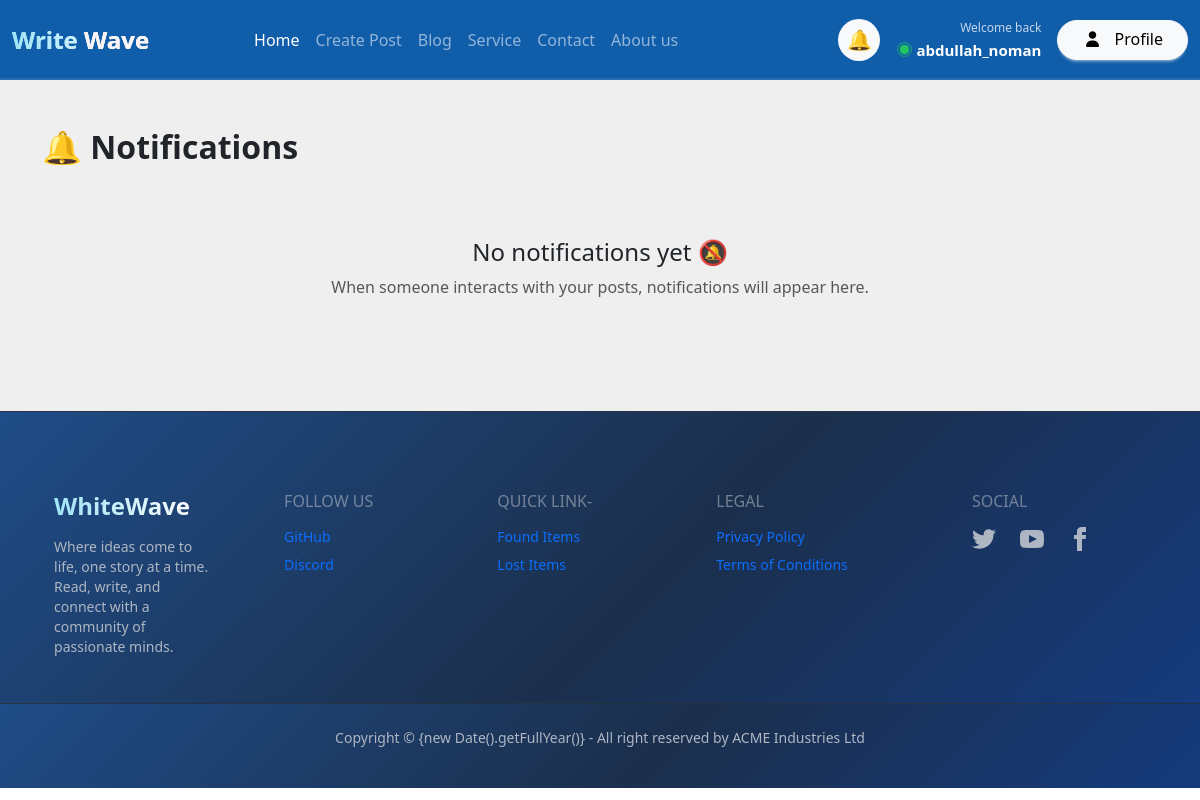
Before: /posts/notifications/ (signed in) with the older database file.
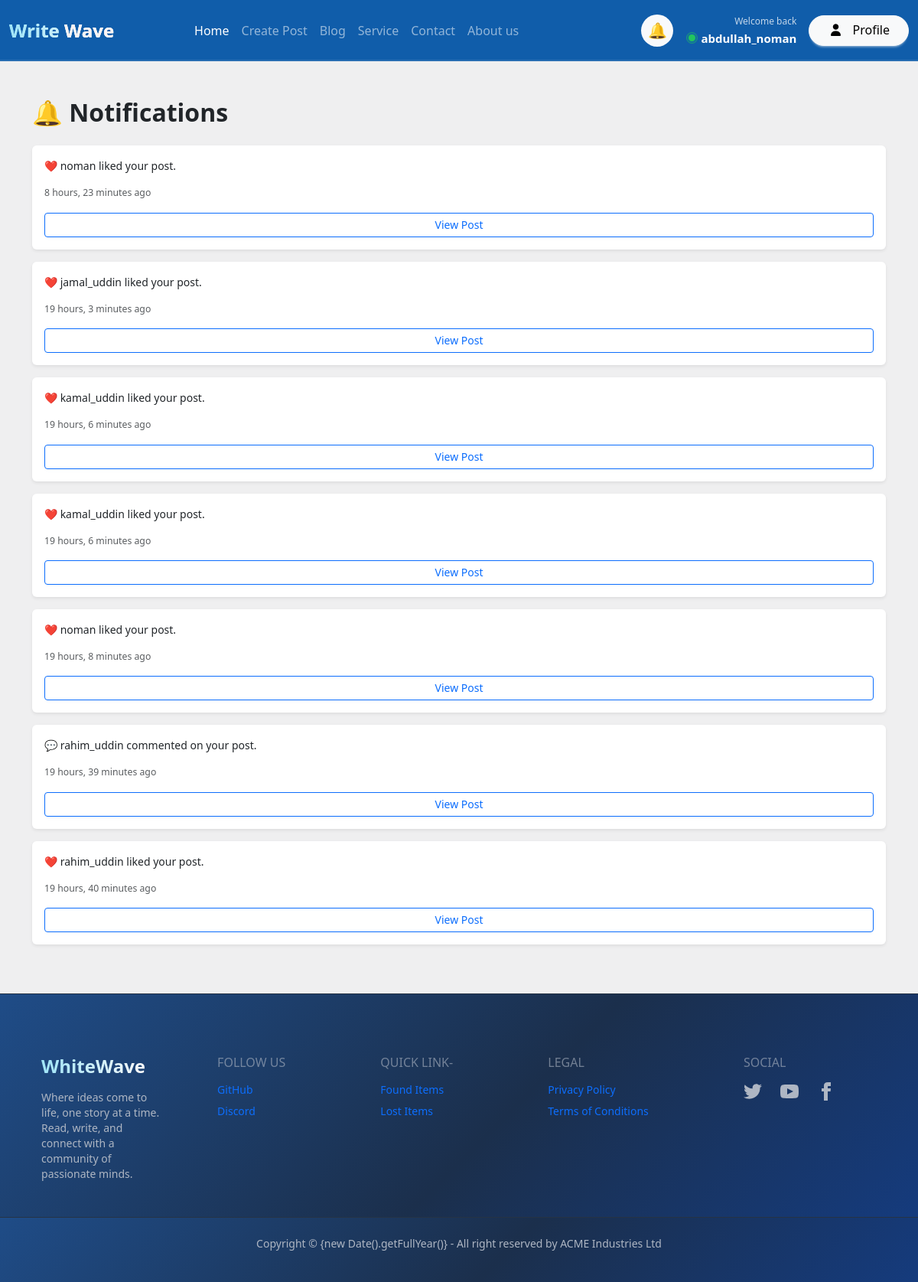
After: the same page with the newer database file.
### posts/models.py (models this page shows, shortened)
class Notification(models.Model):
    NOTIFICATION_TYPES = (
        ("like", "Like"),
        ("comment", "Comment"),
    )
    recipient = models.ForeignKey(
        User,
        on_delete=models.CASCADE,
        related_name="notifications"
    )
    sender = models.ForeignKey(
        User,
        on_delete=models.CASCADE,
        related_name="sent_notifications"
    )
    post = models.ForeignKey(
        Post,
        on_delete=models.CASCADE,
        related_name="notifications"
    )
    notification_type = models.CharField(
        max_length=20,
        choices=NOTIFICATION_TYPES
    )
    message = models.CharField(max_length=255)
    is_read = models.BooleanField(default=False)
    created_at = models.DateTimeField(auto_now_add=True)

### posts/views.py (the view)
# urls.py: path('notifications/', views.Notifications, name='notifications'),
@login_required
def Notifications(request):
    notifications = Notification.objects.filter(
        recipient=request.user
    ).order_by("-created_at")
    return render(
        request,
        "posts/notification_post.html",
        {
            "notifications": notifications
        }
    )

### posts/templates/posts/notification_post.html
{% extends "base.html" %}
{% block content %}
<div class="container py-5">
    <h2 class="fw-bold mb-4">
        🔔 Notifications
    </h2>
    {% for notification in notifications %}
        <div class="card mb-3 border-0 shadow-sm">
            <div class="card-body">
                {% if notification.notification_type == "like" %}
                    ❤️ {{ notification.message }}
                {% elif notification.notification_type == "comment" %}
                    💬 {{ notification.message }}
                {% endif %}
                <div class="text-muted small mt-2">
                    {{ notification.created_at|timesince }} ago
                </div>
                <a
                    href="{% url 'post_detail' notification.post.pk %}"
                    class="btn btn-sm btn-outline-primary mt-2"
                >
                    View Post
                </a>
            </div>
        </div>
    {% empty %}
        <div class="text-center py-5">
            <h4>No notifications yet 🔕</h4>
            <p class="text-muted">
                When someone interacts with your posts,
                notifications will appear here.
            </p>
        </div>
    {% endfor %}
</div>
{% endblock %}

Changed rows visible on the page:
added Notification: message "noman liked your post.", created_at "8 hours, 23 minutes"
added Notification: message "jamal_uddin liked your post.", created_at "19 hours, 3 minutes"
added Notification: message "kamal_uddin liked your post.", created_at "19 hours, 6 minutes"
added Notification: message "kamal_uddin liked your post.", created_at "19 hours, 6 minutes"
added Notification: message "noman liked your post.", created_at "19 hours, 8 minutes"
added Notification: message "rahim_uddin commented on your post.", created_at "19 hours, 39 minutes"
added Notification: message "rahim_uddin liked your post.", created_at "19 hours, 40 minutes"
Other visible differences:
text no longer shown: "No notifications yet 🔕 When someone interacts with your posts, notifications will appear here."
